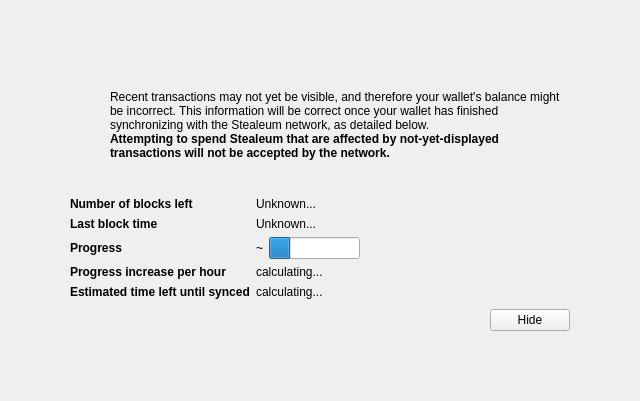
<?xml version="1.0" encoding="UTF-8"?>
<ui version="4.0">
 <class>ModalOverlay</class>
 <widget class="ModalOverlay" name="ModalOverlay">
  <property name="geometry">
   <rect>
    <x>0</x>
    <y>0</y>
    <width>640</width>
    <height>401</height>
   </rect>
  </property>
  <property name="windowTitle">
   <string>Form</string>
  </property>
  <layout class="QVBoxLayout" name="verticalLayout" stretch="0">
   <property name="sizeConstraint">
    <enum>QLayout::SetDefaultConstraint</enum>
   </property>
   <property name="leftMargin">
    <number>0</number>
   </property>
   <property name="topMargin">
    <number>0</number>
   </property>
   <property name="rightMargin">
    <number>0</number>
   </property>
   <property name="bottomMargin">
    <number>0</number>
   </property>
   <item>
    <widget class="QWidget" name="bgWidget" native="true">
     <property name="styleSheet">
      <string notr="true"/>
     </property>
     <layout class="QVBoxLayout" name="verticalLayoutMain" stretch="0">
      <property name="leftMargin">
       <number>60</number>
      </property>
      <property name="topMargin">
       <number>60</number>
      </property>
      <property name="rightMargin">
       <number>60</number>
      </property>
      <property name="bottomMargin">
       <number>60</number>
      </property>
      <item>
       <widget class="QWidget" name="contentWidget" native="true">
        <property name="styleSheet">
         <string notr="true"/>
        </property>
        <layout class="QVBoxLayout" name="verticalLayoutSub" stretch="1,0,0,0,0">
         <property name="spacing">
          <number>0</number>
         </property>
         <property name="leftMargin">
          <number>10</number>
         </property>
         <property name="topMargin">
          <number>10</number>
         </property>
         <property name="rightMargin">
          <number>10</number>
         </property>
         <property name="bottomMargin">
          <number>10</number>
         </property>
         <item>
          <layout class="QHBoxLayout" name="horizontalLayoutIconText" stretch="0,1">
           <property name="topMargin">
            <number>20</number>
           </property>
           <item>
            <layout class="QVBoxLayout" name="verticalLayoutIcon">
             <property name="leftMargin">
              <number>0</number>
             </property>
             <item>
              <widget class="QPushButton" name="warningIcon">
               <property name="enabled">
                <bool>false</bool>
               </property>
               <property name="text">
                <string/>
               </property>
               <property name="icon">
                <iconset>
                 <normaloff>:/icons/warning</normaloff>
                 <disabledoff>:/icons/warning</disabledoff>:/icons/warning</iconset>
               </property>
               <property name="iconSize">
                <size>
                 <width>48</width>
                 <height>48</height>
                </size>
               </property>
               <property name="flat">
                <bool>true</bool>
               </property>
              </widget>
             </item>
             <item>
              <spacer name="verticalSpacerWarningIcon">
               <property name="orientation">
                <enum>Qt::Vertical</enum>
               </property>
               <property name="sizeHint" stdset="0">
                <size>
                 <width>20</width>
                 <height>40</height>
                </size>
               </property>
              </spacer>
             </item>
            </layout>
           </item>
           <item>
            <layout class="QVBoxLayout" name="verticalLayoutInfoText">
             <property name="leftMargin">
              <number>0</number>
             </property>
             <property name="topMargin">
              <number>0</number>
             </property>
             <item>
              <widget class="QLabel" name="infoText">
               <property name="text">
                <string>Recent transactions may not yet be visible, and therefore your wallet's balance might be incorrect. This information will be correct once your wallet has finished synchronizing with the Stealeum network, as detailed below.</string>
               </property>
               <property name="textFormat">
                <enum>Qt::RichText</enum>
               </property>
               <property name="wordWrap">
                <bool>true</bool>
               </property>
              </widget>
             </item>
             <item>
              <widget class="QLabel" name="infoTextStrong">
               <property name="font">
                <font>
                 <weight>75</weight>
                 <bold>true</bold>
                </font>
               </property>
               <property name="text">
                <string>Attempting to spend Stealeum that are affected by not-yet-displayed transactions will not be accepted by the network.</string>
               </property>
               <property name="textFormat">
                <enum>Qt::RichText</enum>
               </property>
               <property name="wordWrap">
                <bool>true</bool>
               </property>
              </widget>
             </item>
             <item>
              <spacer name="verticalSpacerInTextSpace">
               <property name="orientation">
                <enum>Qt::Vertical</enum>
               </property>
               <property name="sizeHint" stdset="0">
                <size>
                 <width>20</width>
                 <height>40</height>
                </size>
               </property>
              </spacer>
             </item>
            </layout>
           </item>
          </layout>
         </item>
         <item>
          <spacer name="verticalSpacerAfterText">
           <property name="orientation">
            <enum>Qt::Vertical</enum>
           </property>
           <property name="sizeHint" stdset="0">
            <size>
             <width>20</width>
             <height>40</height>
            </size>
           </property>
          </spacer>
         </item>
         <item>
          <layout class="QFormLayout" name="formLayout">
           <property name="fieldGrowthPolicy">
            <enum>QFormLayout::FieldsStayAtSizeHint</enum>
           </property>
           <property name="horizontalSpacing">
            <number>6</number>
           </property>
           <property name="verticalSpacing">
            <number>6</number>
           </property>
           <property name="topMargin">
            <number>10</number>
           </property>
           <item row="0" column="0">
            <widget class="QLabel" name="labelNumberOfBlocksLeft">
             <property name="font">
              <font>
               <weight>75</weight>
               <bold>true</bold>
              </font>
             </property>
             <property name="text">
              <string>Number of blocks left</string>
             </property>
            </widget>
           </item>
           <item row="0" column="1">
            <widget class="QLabel" name="numberOfBlocksLeft">
             <property name="text">
              <string>Unknown...</string>
             </property>
            </widget>
           </item>
           <item row="1" column="0">
            <widget class="QLabel" name="labelLastBlockTime">
             <property name="font">
              <font>
               <weight>75</weight>
               <bold>true</bold>
              </font>
             </property>
             <property name="text">
              <string>Last block time</string>
             </property>
            </widget>
           </item>
           <item row="1" column="1">
            <widget class="QLabel" name="newestBlockDate">
             <property name="sizePolicy">
              <sizepolicy hsizetype="Maximum" vsizetype="Preferred">
               <horstretch>0</horstretch>
               <verstretch>0</verstretch>
              </sizepolicy>
             </property>
             <property name="text">
              <string>Unknown...</string>
             </property>
            </widget>
           </item>
           <item row="2" column="0">
            <widget class="QLabel" name="labelSyncDone">
             <property name="font">
              <font>
               <weight>75</weight>
               <bold>true</bold>
              </font>
             </property>
             <property name="text">
              <string>Progress</string>
             </property>
            </widget>
           </item>
           <item row="2" column="1">
            <layout class="QHBoxLayout" name="horizontalLayoutSync" stretch="0,1">
             <item>
              <widget class="QLabel" name="percentageProgress">
               <property name="text">
                <string notr="true">~</string>
               </property>
              </widget>
             </item>
             <item>
              <widget class="QProgressBar" name="progressBar">
               <property name="value">
                <number>24</number>
               </property>
               <property name="format">
                <string/>
               </property>
              </widget>
             </item>
            </layout>
           </item>
           <item row="4" column="0">
            <widget class="QLabel" name="labelProgressIncrease">
             <property name="font">
              <font>
               <weight>75</weight>
               <bold>true</bold>
              </font>
             </property>
             <property name="text">
              <string>Progress increase per hour</string>
             </property>
            </widget>
           </item>
           <item row="4" column="1">
            <widget class="QLabel" name="progressIncreasePerH">
             <property name="text">
              <string>calculating...</string>
             </property>
            </widget>
           </item>
           <item row="5" column="0">
            <widget class="QLabel" name="labelEstimatedTimeLeft">
             <property name="font">
              <font>
               <weight>75</weight>
               <bold>true</bold>
              </font>
             </property>
             <property name="text">
              <string>Estimated time left until synced</string>
             </property>
            </widget>
           </item>
           <item row="5" column="1">
            <widget class="QLabel" name="expectedTimeLeft">
             <property name="text">
              <string>calculating...</string>
             </property>
            </widget>
           </item>
          </layout>
         </item>
         <item>
          <layout class="QHBoxLayout" name="horizontalLayoutButtons">
           <property name="leftMargin">
            <number>10</number>
           </property>
           <property name="topMargin">
            <number>10</number>
           </property>
           <item>
            <spacer name="horizontalSpacer">
             <property name="orientation">
              <enum>Qt::Horizontal</enum>
             </property>
             <property name="sizeHint" stdset="0">
              <size>
               <width>40</width>
               <height>20</height>
              </size>
             </property>
            </spacer>
           </item>
           <item>
            <widget class="QPushButton" name="closeButton">
             <property name="text">
              <string>Hide</string>
             </property>
            </widget>
           </item>
          </layout>
         </item>
         <item>
          <layout class="QVBoxLayout" name="verticalLayout_2">
           <item>
            <spacer name="verticalSpacer">
             <property name="orientation">
              <enum>Qt::Vertical</enum>
             </property>
             <property name="sizeHint" stdset="0">
              <size>
               <width>20</width>
               <height>40</height>
              </size>
             </property>
            </spacer>
           </item>
          </layout>
         </item>
        </layout>
       </widget>
      </item>
     </layout>
    </widget>
   </item>
  </layout>
 </widget>
 <customwidgets>
  <customwidget>
   <class>ModalOverlay</class>
   <extends>QWidget</extends>
   <header>modaloverlay.h</header>
   <container>1</container>
  </customwidget>
 </customwidgets>
 <resources/>
 <connections/>
</ui>
